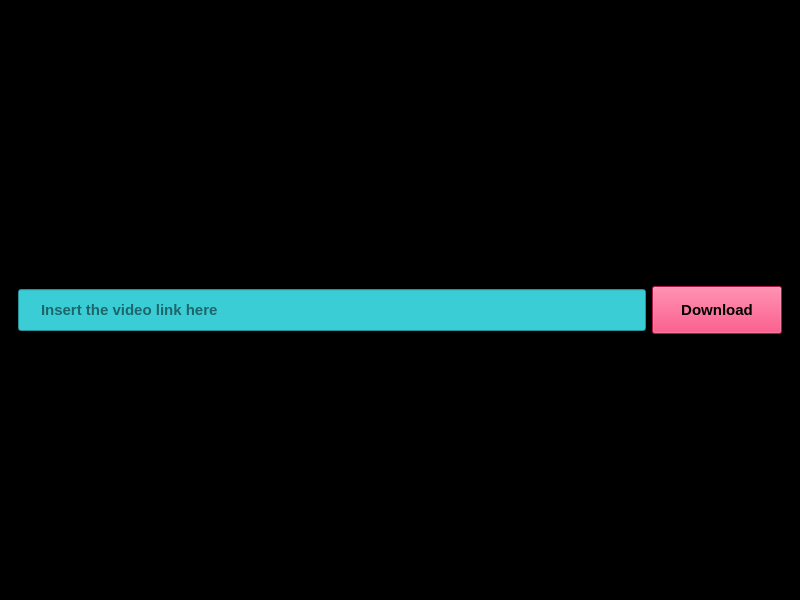
<?xml version="1.0" encoding="UTF-8"?>
<ui version="4.0">
 <class>MainWindow</class>
 <widget class="QMainWindow" name="MainWindow">
  <property name="geometry">
   <rect>
    <x>0</x>
    <y>0</y>
    <width>800</width>
    <height>600</height>
   </rect>
  </property>
  <property name="windowTitle">
   <string>MainWindow</string>
  </property>
  <widget class="QWidget" name="centralwidget">
   <property name="styleSheet">
    <string notr="true">QWidget#centralwidget{
	background-color: black;
}

QLineEdit{
	background-color:  rgb(58, 205, 213);
	min-height: 40px;
	border-radious: 5px;
	padding-left: 20px;
	font-size: 15px;
	font-weight: bold;
}

QPushButton{
	background-color:  rgb(246, 28, 91);
	min-height: 40px;
	border-radious: 5px;
	font-size: 15px;
	font-weight: bold;
}</string>
   </property>
   <layout class="QVBoxLayout" name="verticalLayout">
    <item>
     <spacer name="verticalSpacer">
      <property name="orientation">
       <enum>Qt::Orientation::Vertical</enum>
      </property>
      <property name="sizeHint" stdset="0">
       <size>
        <width>20</width>
        <height>196</height>
       </size>
      </property>
     </spacer>
    </item>
    <item alignment="Qt::AlignmentFlag::AlignHCenter">
     <widget class="QLabel" name="logo">
      <property name="maximumSize">
       <size>
        <width>300</width>
        <height>100</height>
       </size>
      </property>
      <property name="text">
       <string/>
      </property>
      <property name="pixmap">
       <pixmap>tiktok-downloader/download.gif</pixmap>
      </property>
      <property name="scaledContents">
       <bool>true</bool>
      </property>
     </widget>
    </item>
    <item>
     <widget class="QFrame" name="frame">
      <property name="frameShape">
       <enum>QFrame::Shape::NoFrame</enum>
      </property>
      <property name="frameShadow">
       <enum>QFrame::Shadow::Raised</enum>
      </property>
      <layout class="QHBoxLayout" name="horizontalLayout">
       <item>
        <widget class="QLineEdit" name="link_edit">
         <property name="text">
          <string/>
         </property>
         <property name="placeholderText">
          <string>Insert the video link here</string>
         </property>
        </widget>
       </item>
       <item>
        <widget class="QPushButton" name="download_button">
         <property name="minimumSize">
          <size>
           <width>130</width>
           <height>42</height>
          </size>
         </property>
         <property name="text">
          <string>Download</string>
         </property>
        </widget>
       </item>
      </layout>
     </widget>
    </item>
    <item>
     <spacer name="verticalSpacer_2">
      <property name="orientation">
       <enum>Qt::Orientation::Vertical</enum>
      </property>
      <property name="sizeHint" stdset="0">
       <size>
        <width>20</width>
        <height>196</height>
       </size>
      </property>
     </spacer>
    </item>
   </layout>
  </widget>
 </widget>
 <resources/>
 <connections/>
</ui>
